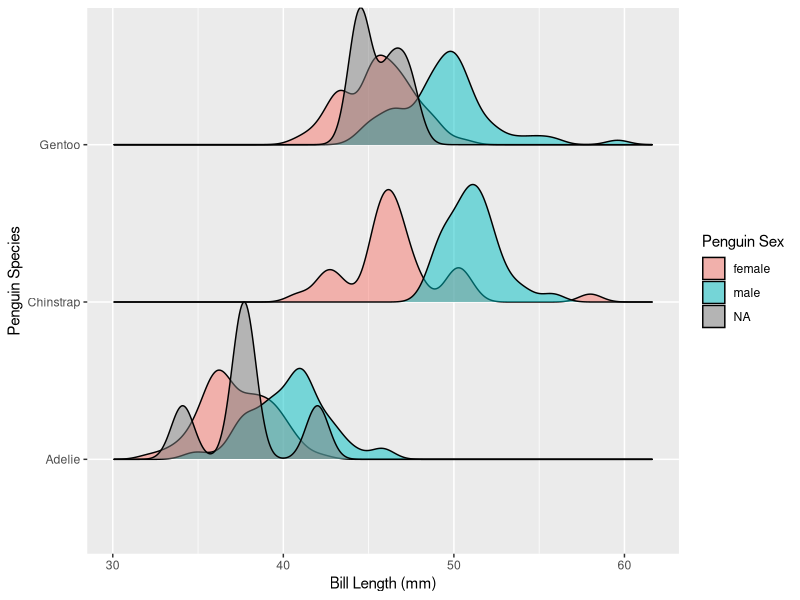
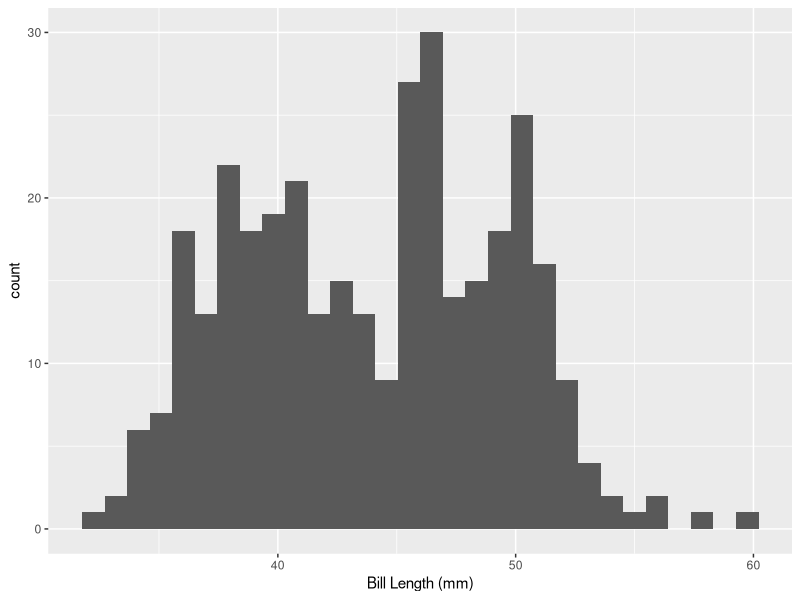
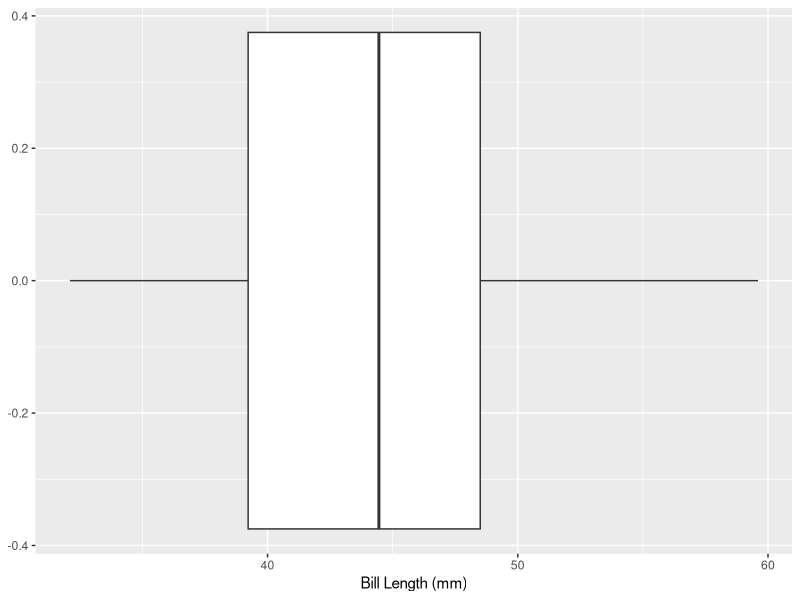
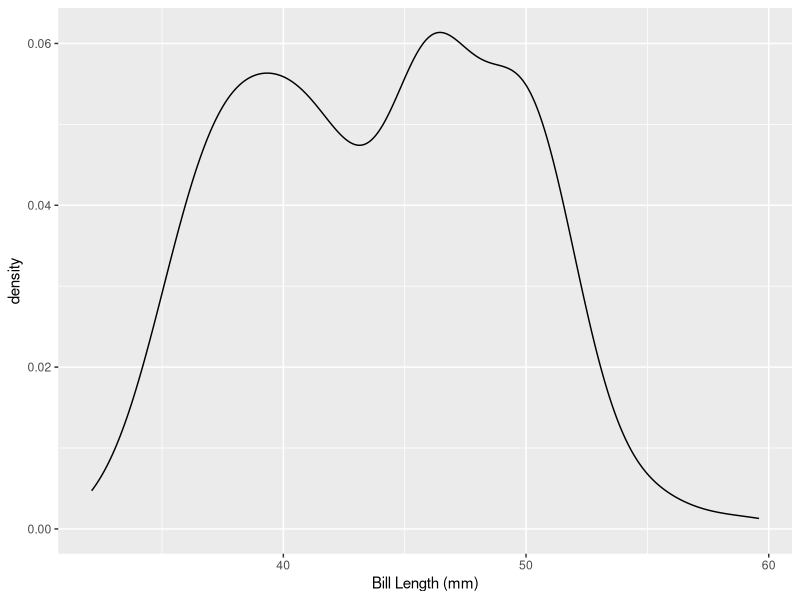
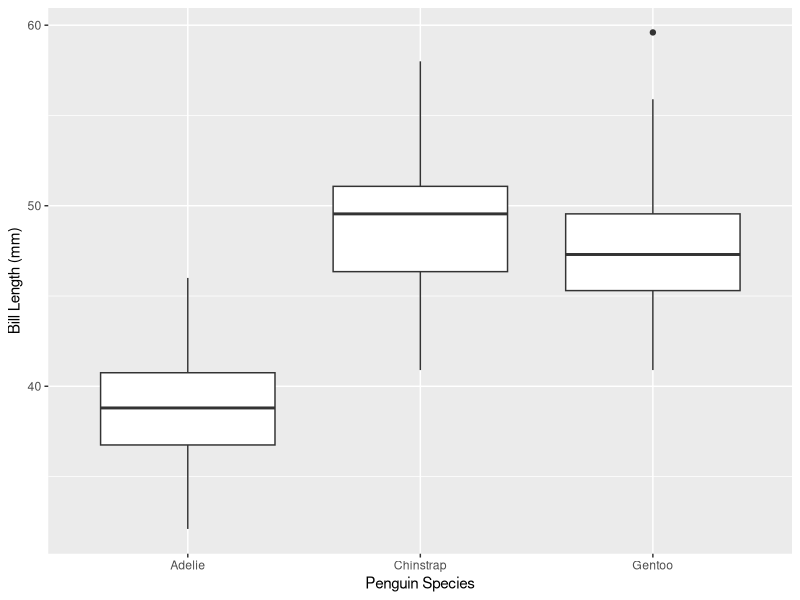
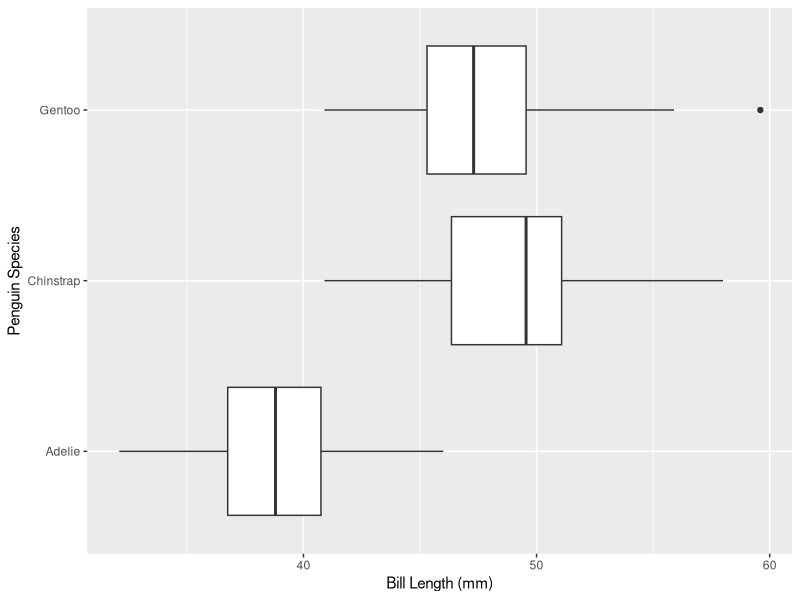
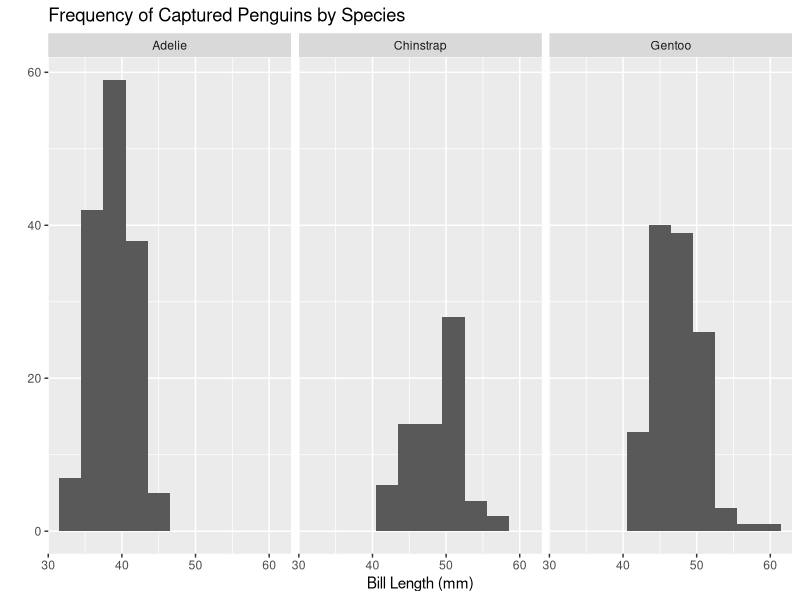
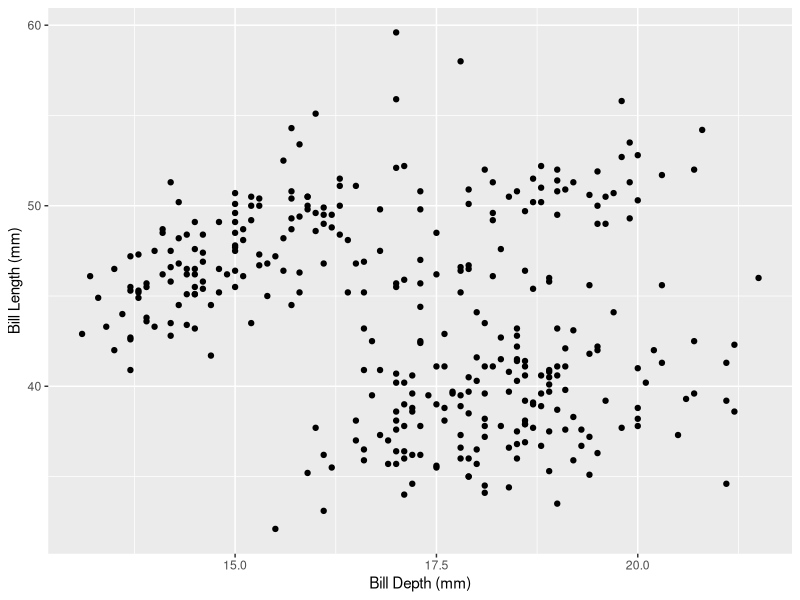

These charts were generated, in order, by the following R code:
## ---- chunk 1
#| echo: false

library(palmerpenguins)
library(tidyverse)
library(ggridges)
library(gridExtra)
## ---- chunk 2
#| echo: false
penguins %>% 
  ggplot(aes(x = bill_length_mm, y = species, fill = sex)) + 
  geom_density_ridges(alpha = 0.5, scale = 1) + 
  labs(x = "Bill Length (mm)", 
       y = "Penguin Species", 
       fill = "Penguin Sex")

## ---- chunk 3
#| fig-height: 4
#| fig-width: 5
#| fig-align: center
#| echo: true
#| code-line-numbers: "|2"

ggplot(data = penguins, mapping = aes(x = bill_length_mm)) + 
  geom_histogram() +
  labs(x = "Bill Length (mm)")
## ---- chunk 4
#| fig-width: 5
#| fig-height: 3.5
#| echo: true
#| code-line-numbers: "|3"

ggplot(data = penguins,
       mapping = aes(x = bill_length_mm)) +
  geom_boxplot() + 
  labs(x = "Bill Length (mm)")
## ---- chunk 5
#| fig-width: 6
#| echo: true
#| fig-height: 4
#| code-line-numbers: "|3"
ggplot(data = penguins,
       mapping = aes(x = bill_length_mm)) +
  geom_density() + 
  labs(x = "Bill Length (mm)")
## ---- chunk 6
#| fig-width: 6
#| fig-height: 3.5
#| fig-align: center
#| echo: true
ggplot(data = penguins,
       mapping = aes(y = bill_length_mm,
                     x = species)) +
  geom_boxplot() + 
  labs(x = "Penguin Species", 
       y = "Bill Length (mm)")
## ---- chunk 7
#| fig-width: 6
#| fig-height: 3.5
#| fig-align: center
#| echo: true
ggplot(data = penguins,
       mapping = aes(x = bill_length_mm,
                     y = species)) +
  geom_boxplot() + 
  labs(y = "Penguin Species", 
      x  = "Bill Length (mm)")

## ---- chunk 8
#| fig-width: 8
#| fig-height: 4
#| fig-align: center
#| echo: true
#| output-location: slide
#| code-line-numbers: "|4"

ggplot(data = penguins,
       mapping = aes(x = bill_length_mm)) +
  geom_histogram(binwidth = 3) +
  facet_wrap(~ species) +
  labs(x = "Bill Length (mm)", 
       title = "Frequency of Captured Penguins by Species", 
       y = "")
## ---- chunk 9
#| fig-width: 6
#| fig-height: 5
#| fig-align: center
#| output-location: slide
#| echo: true
#| code-line-numbers: "|3"

ggplot(data = penguins,
       mapping = aes(y = bill_length_mm, x = bill_depth_mm)) +
  geom_point() +
  labs(x = "Bill Depth (mm)", 
       y = "Bill Length (mm)")
## ---- chunk 10
#| fig-width: 6
#| fig-height: 4.5
#| fig-align: center
#| echo: true
#| code-line-numbers: "|4,9"
#| output-location: slide

ggplot(data = penguins,
       mapping = aes(y = bill_length_mm,
                     x = bill_depth_mm,
                     color = species)
       ) +
  geom_point() +
  labs(x = "Bill Depth (mm)", 
       y = "Bill Length (mm)", 
       color = "Penguin Species")
## ---- chunk 11
#| fig-width: 6
#| fig-height: 3.5
#| fig-align: center
#| echo: true
#| code-line-numbers: "|4,9"
#| output-location: slide

ggplot(data = penguins,
       mapping = aes(y = bill_length_mm,
                     x = species,
                     color = sex)
       ) +
  geom_boxplot() +
  labs(x = "Penguin Species", 
       y = "Bill Length (mm)", 
       color = "Sex")
## ---- chunk 12
#| fig-width: 8
#| fig-height: 4.5
#| fig-align: center
#| echo: true
#| code-line-numbers: "|6"
#| output-location: slide

ggplot(data = penguins,
       mapping = aes(y = bill_length_mm,
                     x = bill_depth_mm,
                     color = sex)) +
  geom_point() +
  facet_wrap(~ species) + 
  labs(x = "Bill Depth (mm)", 
       y = "Bill Length (mm)", 
       color = "Sex")
  
## ---- chunk 13
#| fig-width: 8
#| fig-height: 3.5
#| fig-align: center
#| echo: true
#| code-line-numbers: "|6"
#| output-location: slide

ggplot(data = penguins,
       mapping = aes(x = bill_length_mm,
                     y = species,
                     fill = sex)) +
  geom_boxplot(alpha = 0.3) +
  facet_wrap(~ island) + 
  labs(x = "Bill Depth (mm)", 
       y = "Bill Length (mm)", 
       fill = "Sex")
